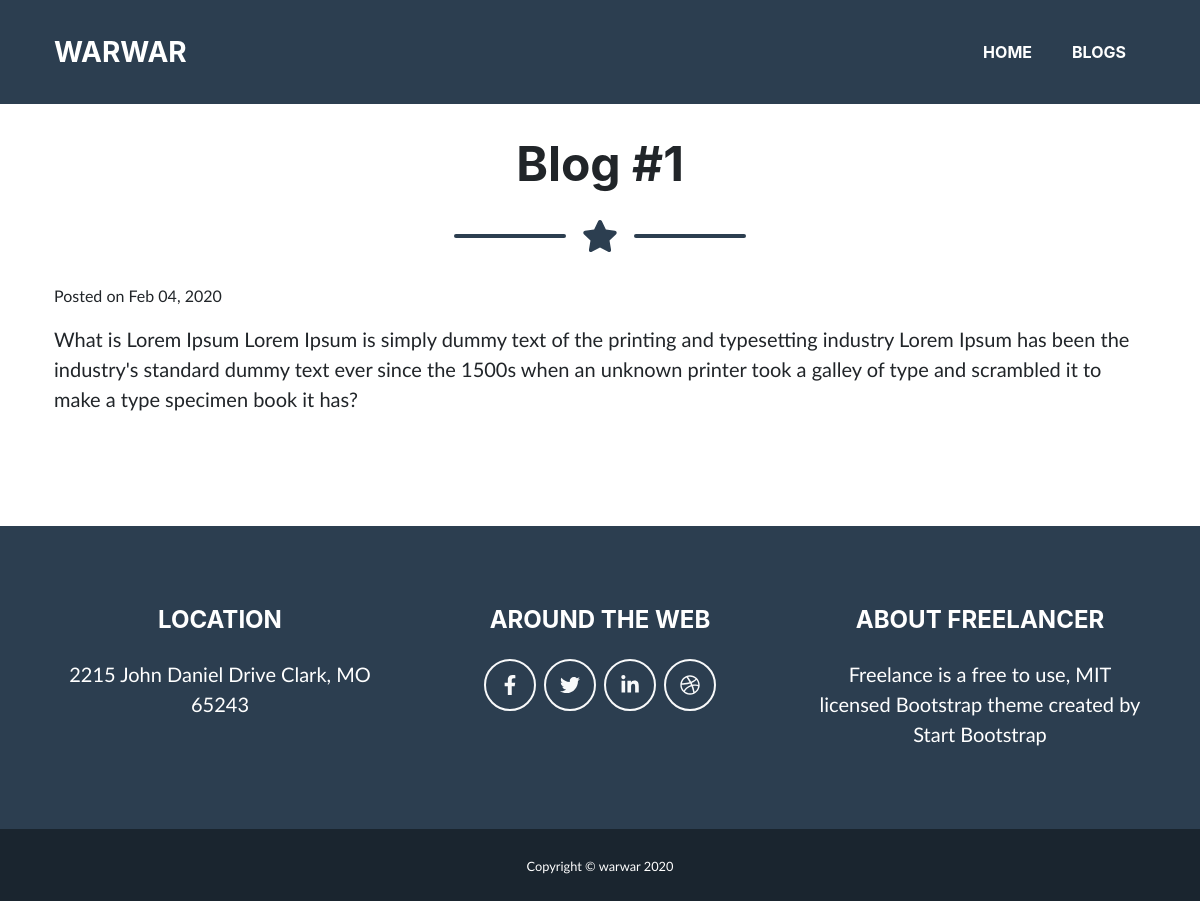
Page /blog/1/ on the committed database.
### blog/models.py (models this page shows, shortened)
class Blog(models.Model):
    title = models.CharField(max_length=100)
    text = models.TextField()
    date = models.DateField()

### blog/views.py (the view)
# urls.py: path('<int:blog_id>/', views.detail, name='detail')
def detail(request,blog_id):
    blog = get_object_or_404(Blog,pk=blog_id)
    return render(request, 'blog/blog_detail.html', {'blog': blog})

### blog/templates/blog/blog_detail.html (shortened to what this page needs)
{% extends 'portfolio/base.html' %}
{% load static %}
{% block content %}
   <section class="page-section mt-5  mb-0" id="about">
        <div class="container">
            <div class="text-center">
                <h2 class="page-section-heading d-inline-block ">{{ blog.title }}</h2>
            </div>
            <div class="divider-custom ">
                <div class="divider-custom-line"></div>
                <div class="divider-custom-icon"><i class="fas fa-star"></i></div>
                <div class="divider-custom-line"></div>
            </div>
                <div class="row">
                    <div class="col-lg-12">
                        <p>Posted on {{ blog.date|date:'M d, Y' }}</p>
                        <p class="pre-wrap lead">{{ blog.text|safe }}</p>
                    </div>
                </div>
        </div>
    </section>
{% endblock %}

### rows in the picture
Blog: title "Blog #1", date "Feb 04, 2020", text "What is Lorem Ipsum Lorem Ipsum is simply dummy text of the printing and typesetting industry Lorem Ipsum has been the industry's standard dummy text ever since the 1500s when an unknown printer took a galley of type and scrambled it to make a type specimen book it has?"
